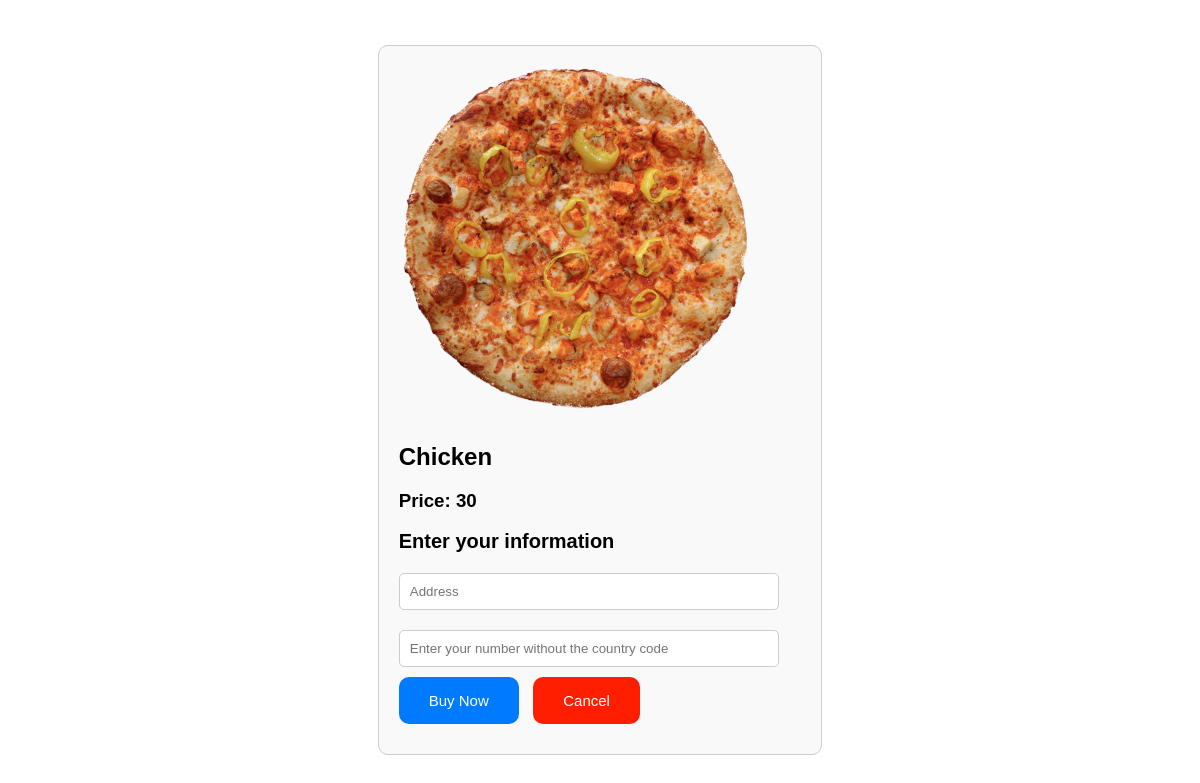
The page /buy?pizza=5 (signed in) on the database its author committed.
### pizza/models.py (models this page shows, shortened)
class pizzas(models.Model):
    name = models.CharField(max_length=20)
    actual_price = models.IntegerField()
    discounted_price = models.IntegerField()
    description = models.CharField(max_length=100)
    image = models.CharField(max_length=10)
    discount = models.IntegerField()
    category = models.CharField(max_length=20)

### website/views.py (the view)
# urls.py: path("buy", buy, name="buy"),
def buy(request):
    if request.method == "POST":
        name = request.session.get("username")
        order = count.objects.filter(name=name)
        if order:
            order = count.objects.get(name=name)
            order.count = order.count + 1
            order.save()
        else:
            order = count(name=name, count=1)
            order.save()
        return render(request, "buy.html", {"count": order.count, "msg": "Order placed successfully"})
    else:
        username = request.session.get("username")
        pid = request.GET.get("pizza")
        order = count.objects.filter(name=username)
        if order:
            pizza = pizzas.objects.get(id=pid)
            order = count.objects.get(name=username)
            return render(request, "buy.html", {"count": order.count, "msg": "", "pizza": pizza})
        else:
            pizza = pizzas.objects.get(id=pid)
            order = count(name=username, count=0)
            order.save()
            return render(request, "buy.html", {"count": order.count, "msg": "", "pizza": pizza})

### templates/buy.html (shortened to what this page needs)
<!DOCTYPE html>
<html lang="en">
  <head>
    <link rel="stylesheet" href="/static/buy.css" />
  </head>
  <body>
    <div class="center-container">
      <div class="order-box">
        {% if msg %}
        <h2 class="msg">{{ msg }}</h2>
        <h2>Total Order Count: {{ count }}</h2>
        <div class="buttons">
          <div class="button">
          <a href="/menu">Browse Menu</a>
        </div>
        <div class="button">
          <a href="/home">Back To Home</a>
        </div>
        </div>
        {% else %}
        <div class="product-info">
          <img src="static/pizzas/{{ pizza.image }}" alt="{{ pizza.name }}" />
          <h2>{{ pizza.name }}</h2>
          <h3>Price: {{ pizza.discounted_price }}</h3>
        </div>
        <form action="/buy" method="POST" id="order-form">
          <div class="user-info">
            <h2>Enter your information</h2>
            <input
              type="text"
              name="address"
              placeholder="Address"
              class="input-field"
              required
            />
            <input
              type="text"
              pattern="[0-9]{10,10}"
              name="phone"
              placeholder="Enter your number without the country code"
              class="input-field"
              required
            />
          </div>
          <input id="submitbutton" type="submit" value="Buy Now" class="submit-button" />
          <button id="cancelbutton" type="button" onclick="window.location.href='/menu'">Cancel</button>
        </form>
        {% endif %}
      </div>
    </div>
  </body>
</html>

### static/buy.css (style rules this page uses)
body, html { height: 100%; margin: 0; font-family: Arial, sans-serif; }
.center-container { display: flex; align-items: center; justify-content: center; height: 100%; }
.order-box { max-width: 500px; padding: 20px; border: 1px solid #ccc; border-radius: 10px; background-color: #f9f9f9; }
.product-info img { width: 350px; height: auto; border-radius: 8px; margin-bottom: 10px; }
.product-info h2 { font-size: 24px; margin-bottom: 5px; }
.user-info h2 { font-size: 20px; margin-bottom: 10px; }
.user-info .input-field { width: calc(100% - 22px); padding: 10px; margin: 10px 0; border: 1px solid #ccc; border-radius: 5px; box-sizing: border-box; }
#submitbutton { background-color: #007BFF; color: white; padding: 15px 30px; border: none; border-radius: 10px; text-decoration: none; font-size: 15px; margin-right: 10px; margin-bottom: 10px; }
#cancelbutton { background-color: #ff1e00; color: white; padding: 15px 30px; border: none; border-radius: 10px; text-decoration: none; font-size: 15px; margin-right: 10px; margin-bottom: 10px; }

### rows shown on the page
pizzas: image (picture), name "Chicken", discounted_price "30"
